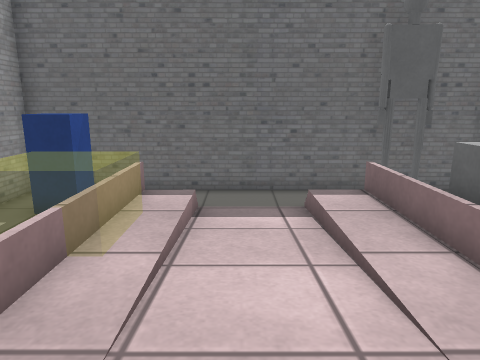
[1] (above)

16 first-person views from a walk through a robot-simulator world made for Gazebo. The camera is 1 m above the floor, tilts 12° down and sees 70° across. The lines on the ground mark 1 m squares. The floor is counted in squares, 0.5 m on a side. Each view is taken from the middle of a square. On the plan, view 1 faces up. The plan holds only what a view shows up to about 18 squares ahead; the rest is blank. Some stock models are drawn as simple stand-ins.

[2]
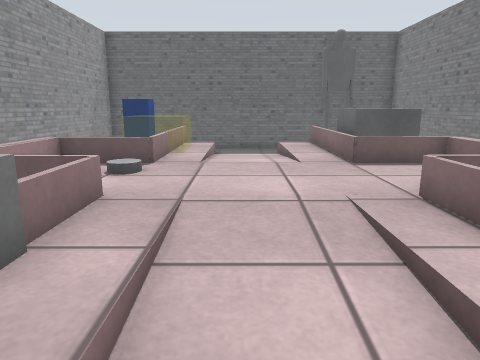

[3]
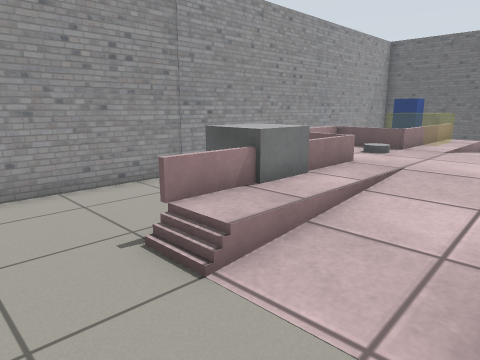

[4]
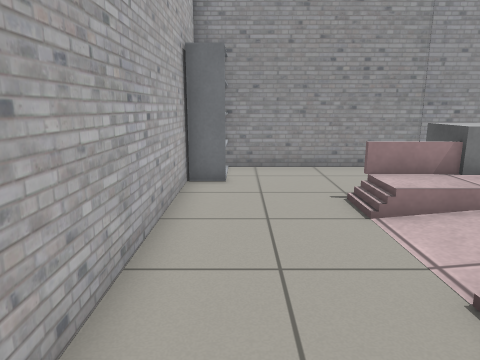

[5]
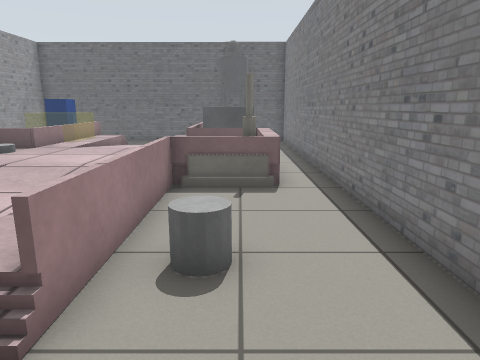

[6]
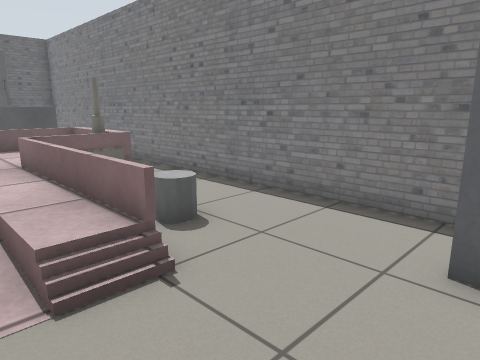

[7]
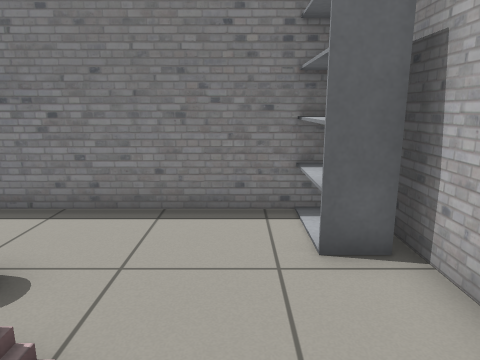

[8]
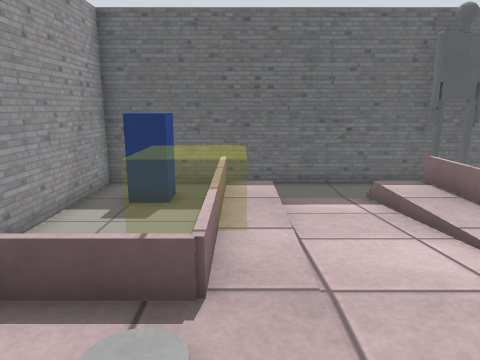

[9]
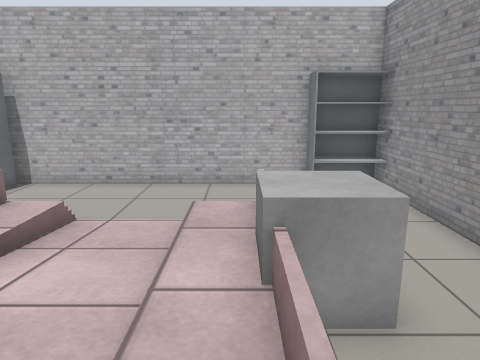

[10]
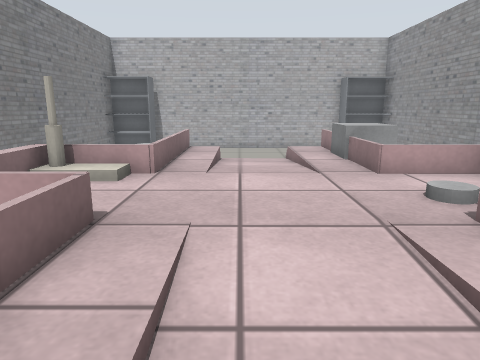

[11]
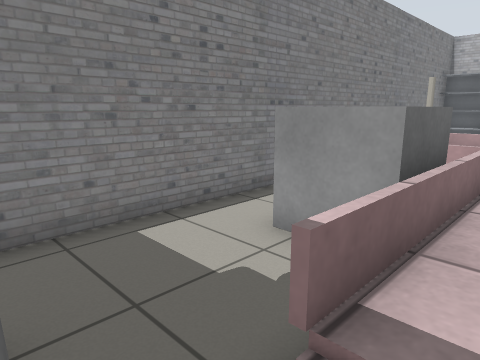

[12]
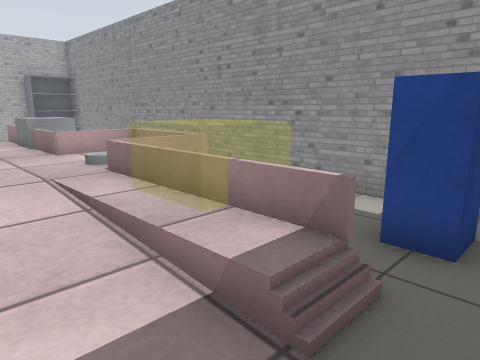

[13]
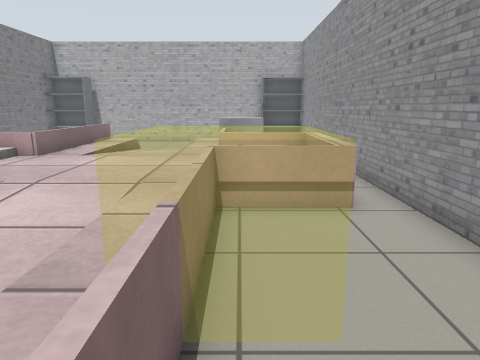

[14]
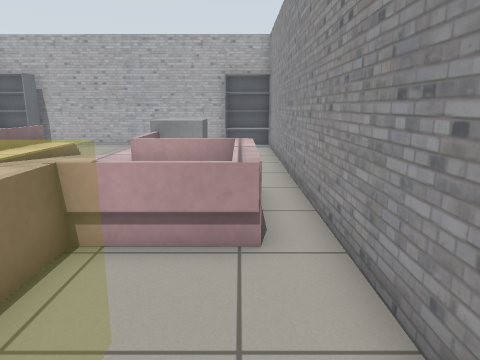

[15]
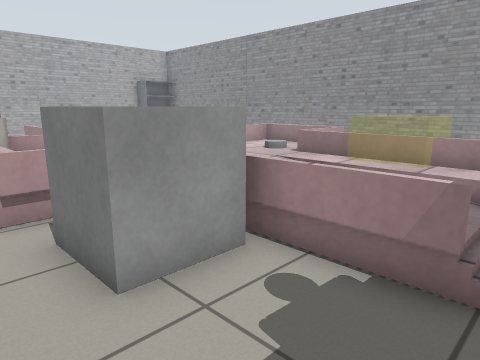

[16]
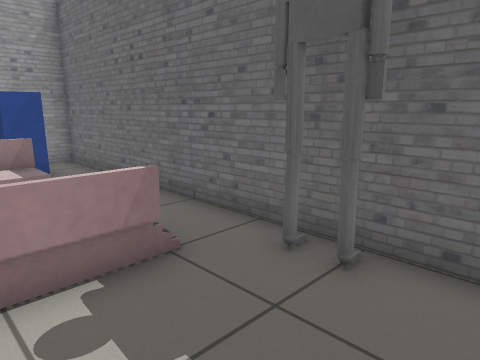

### Floor plan
Key: @ floor where view 1 was taken; # wall or solid block; . main floor; : floor 0.25 m higher than the main floor; / step, stairs or slope; = window, fence, low wall or low ledge; P postbox; B grey box; S shelf; H house; C grey cylinder; O other object.
Columns run from 7 left of view 1 to 8 right of it. Each row starts with its distance up from view 1.
 11 ################
 10 #..........OO..#
  9 #.PP...........#
  8 #.PP.:...:=....#
  7 #....:/..:=....#
  6 #.. OO/..:=....#
  5 #.. OO/:::=BB..#
  4 #....:::::=BB..#
  3 #....:::::=....#
  2 #.=::::::::::=.#
  1 #.=:/::::::: =.#
  0 #.=::::@:::: =.#
 -1 #.===:::::=#H#.#
 -2 #.  .:::::=....#
 -3 #....:::::=....#
 -4 #..BB:/::/=....#
 -5 #..BB:/../=....#
 -6 #....:/../=CC..#
 -7 #....::..:=....#
 -8 #..............#
 -9 #..............#
-10 #............SS#
-11 #SSS.........SS#
-12    ###########

Where each view was taken, in squares from view 1:
view 1: 0 up, 0 right, facing up
view 2: 7 down, 0 right, facing up
view 3: 10 down, 2 right, facing up-left
view 4: 10 down, 5 right, facing left
view 5: 10 down, 5 right, facing up
view 6: 11 down, 1 right, facing up-right
view 7: 9 down, 1 right, facing right
view 8: 1 down, 2 left, facing up
view 9: 0 up, 2 left, facing down
view 10: 7 up, 1 right, facing down
view 11: 10 up, 2 right, facing down-right
view 12: 10 up, 1 right, facing down-left
view 13: 9 up, 3 left, facing down
view 14: 7 up, 5 left, facing down
view 15: 9 up, 7 right, facing down-left
view 16: 6 up, 7 right, facing up-left
